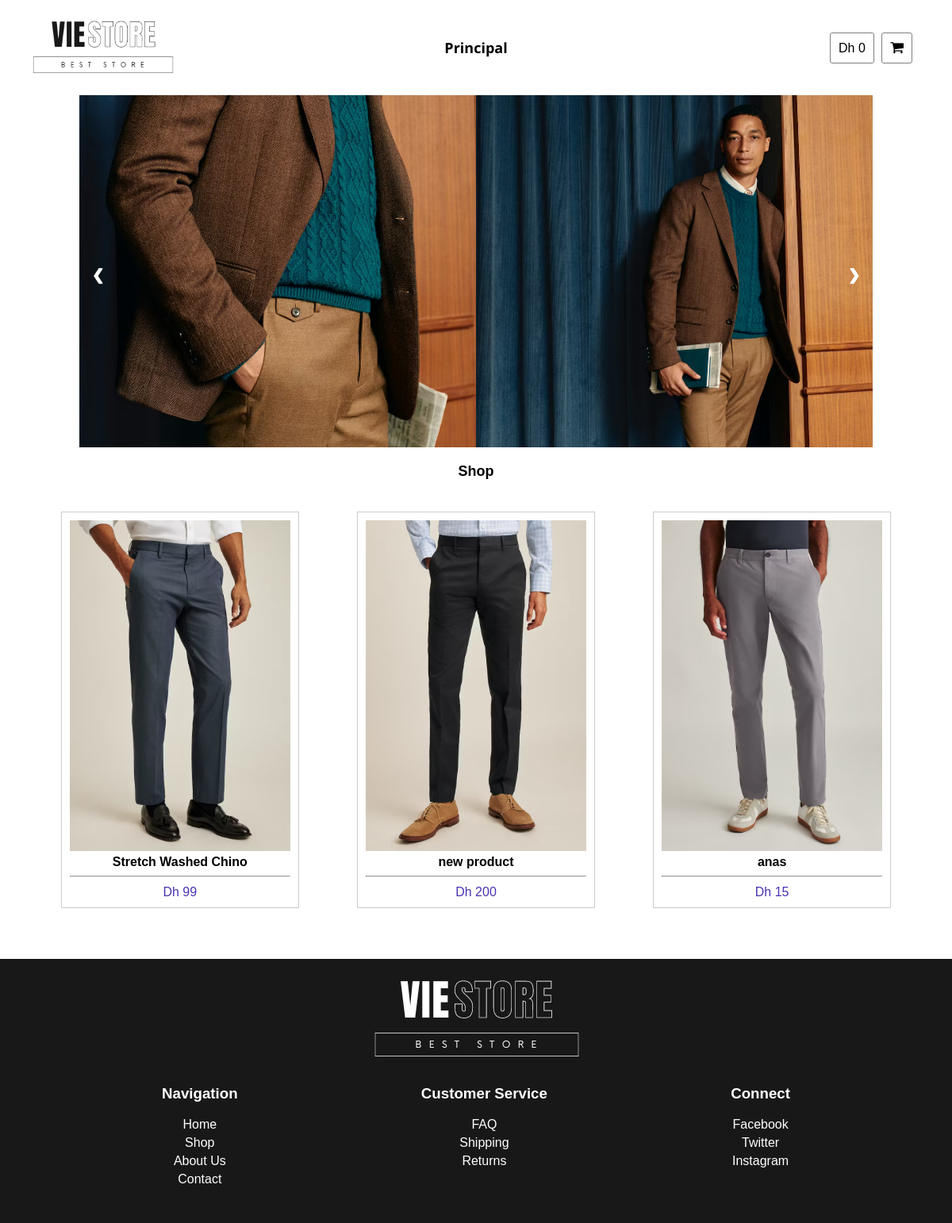
The app's page /, older data.
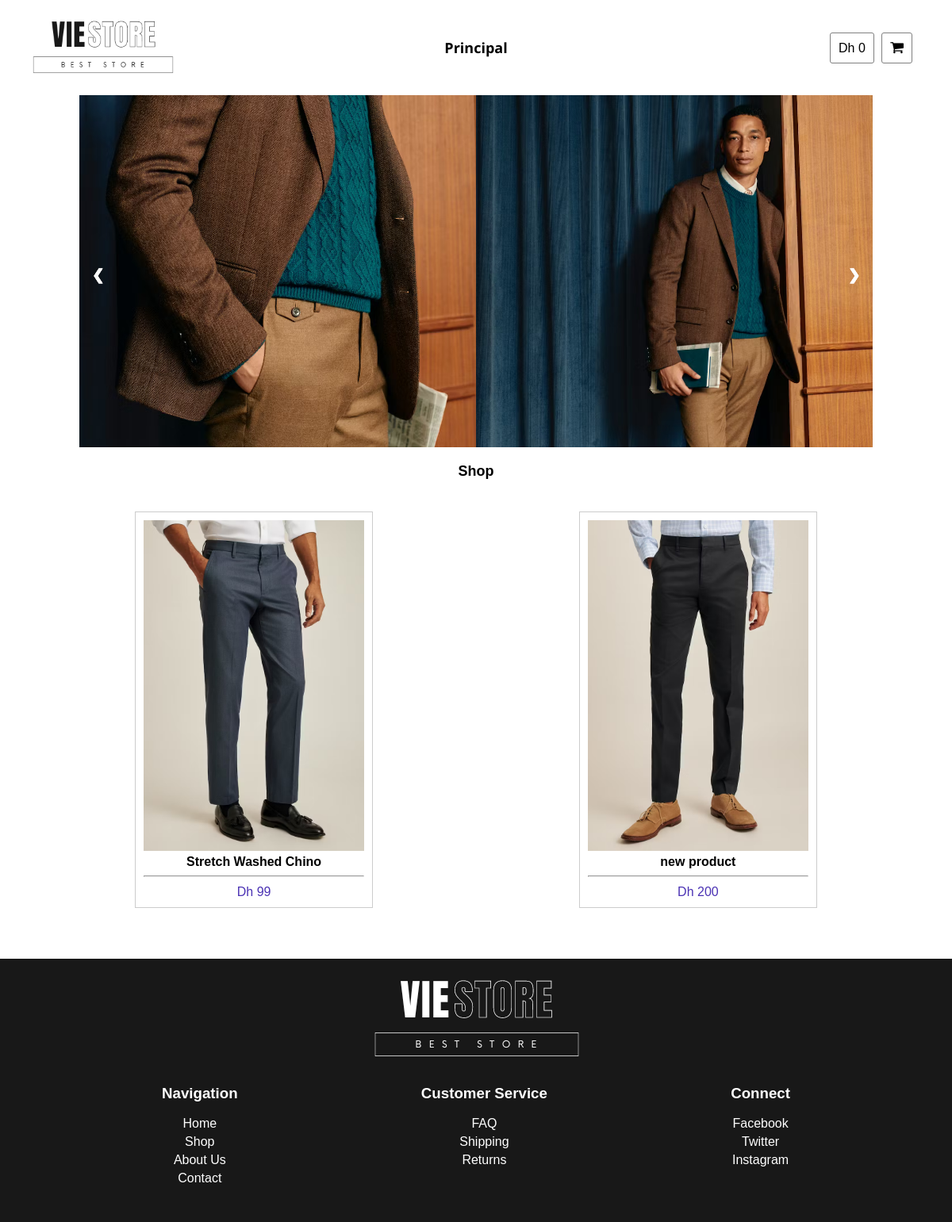
The same page, newer data.
### tables this page shows
CREATE TABLE `images` (
  `img_src` varchar(500) NOT NULL,
  `link_to_page` varchar(500) NOT NULL,
  `Name_image` varchar(250) NOT NULL,
  `price` int(11) NOT NULL,
  `categorie` varchar(250) NOT NULL
);

CREATE TABLE `all_products` (
  `id` int(11) NOT NULL,
  `nom` varchar(250) NOT NULL,
  `price` int(11) NOT NULL,
  `add_to_cart` varchar(10) NOT NULL,
  `link` varchar(500) NOT NULL,
  `image` varchar(500) NOT NULL
);

### index.php (the view, shortened to what this page needs)
<?php
require "./src/cnx/index.php";
$cnx = new PDO("mysql:host=$host;dbname=$dbname", $username, $password);
$req_get_sliders = "SELECT img_src, link_to_page FROM images WHERE categorie = 'slider';";
$get_sliders = $cnx->query($req_get_sliders);
$req_get_products = "SELECT image, price, nom, link, id FROM all_products";
$get_products = $cnx->query($req_get_products);
?>
<!DOCTYPE html>
<html lang="en">
<head>
    <link rel="stylesheet" href="./src/css/style.css">
    <link rel="stylesheet" href="./src/css/laptop.css">
    <link rel="stylesheet" href="./src/css/mobile.css">
    <link rel="stylesheet" href="https://cdnjs.cloudflare.com/ajax/libs/font-awesome/4.7.0/css/font-awesome.min.css">
</head>
<body onload="if(localStorage.getItem('total') == null){document.querySelector('.balance').textContent = 'Dh 0'}">
    <header>
        <a href=""><img src="./src/images/Component/logo_l.png" alt="vie store logo" class="logo" /></a>
        <strong class="principal">Principal</strong>
        <div class="the_shopping_cart">
            <div class="panier">
                <span class="balance">
                </span>
                <span class="shop_cart" onclick="document.querySelector('.my_cart').style.display = 'flex';"><i class="fa fa-shopping-cart"></i></span>
            </div>
        </div>
    </header>
    <div class="slideshow-container">
        <?php
        foreach ($get_sliders as $slider) {
            $image_slider = $slider['img_src'];
            echo "
            <div class='mySlides fade'>
                <img src='$image_slider' style='width:100%'>
            </div>
            <a class='prev' onclick='plusSlides(-1)'>❮</a>
            <a class='next' onclick='plusSlides(1)'>❯</a>
            ";
        }
        ?>
    </div>
    <h2 class="first_title">Shop</h2>
    <div class="container">
        <?php
        foreach ($get_products as $produit) {
            $image_produit = $produit['image'];
            $name_produit = $produit['nom'];
            $produit_price = $produit['price'];
            $produit_id = $produit['id'];
            echo "
            <div class='product'>
            <a href='buy_product/index.php?id=$produit_id' onmouseenter='this.nextElementSibling.style.display = `block`' onmouseout='this.nextElementSibling.style.display = `none`'>
                <img src='./$image_produit' alt='$name_produit'>
                <div class='product-name'>$name_produit</div><hr>
                <div class='product-price'>Dh $produit_price</div>
            </a>
            <div onmousemove='this.style.display = `block`' class='add-to-cart' onclick='add_to_cart_$produit_id();'><i class='fa fa-shopping-bag'></i></div>
            </div>
                function add_to_cart_$produit_id() {
                    <div id='$produit_id' class='pro_added'>
                    <img src='./$image_produit' alt=''>
                        <h2 class='pro_added_title'>$name_produit</h2>
                        <strong class='pro_added_price'>Dh $produit_price</strong><br>
                        <a href='buy_product/index.php?id=$produit_id'><button>Commander</button></a>
                        <i id='delete_item'  onclick='this.parentNode.parentNode.remove();delete_item_$produit_id()' class='fa fa-trash'></i>
                    localStorage.setItem(`cart_id_$produit_id`, all_pro_added);
                    var produit_price = Number($produit_price);
                function delete_item_$produit_id(){
                    localStorage.removeItem(`cart_id_$produit_id`);
                    var produit_price = Number($produit_price);
            ";
        }
        ?>
    </div><br><br><br>
    <footer>
        <div class="footer-logo">
            <img src="./src/images/Component/logo_d.png" alt="Vie Store Logo">
        </div>
        <div class="footer-content">
            <div class="footer-section">
                <h3>Navigation</h3>
                <ul>
                    <li><a href="#">Home</a></li>
                    <li><a href="#">Shop</a></li>
                    <li><a href="#">About Us</a></li>
                    <li><a href="#">Contact</a></li>
                </ul>
            </div>
            <div class="footer-section">
                <h3>Customer Service</h3>
                <ul>
                    <li><a href="#">FAQ</a></li>
                    <li><a href="#">Shipping</a></li>
                    <li><a href="#">Returns</a></li>
                </ul>
            </div>
            <div class="footer-section">
                <h3>Connect</h3>
                <ul>
                    <li><a href="#">Facebook</a></li>
                    <li><a href="#">Twitter</a></li>
                    <li><a href="#">Instagram</a></li>
                </ul>
            </div>
        </div>
    </footer>
</body>
</html>

Row changes from the older to the newer data that the page shows:
removed all_products: image (picture), nom "anas", price "15"
